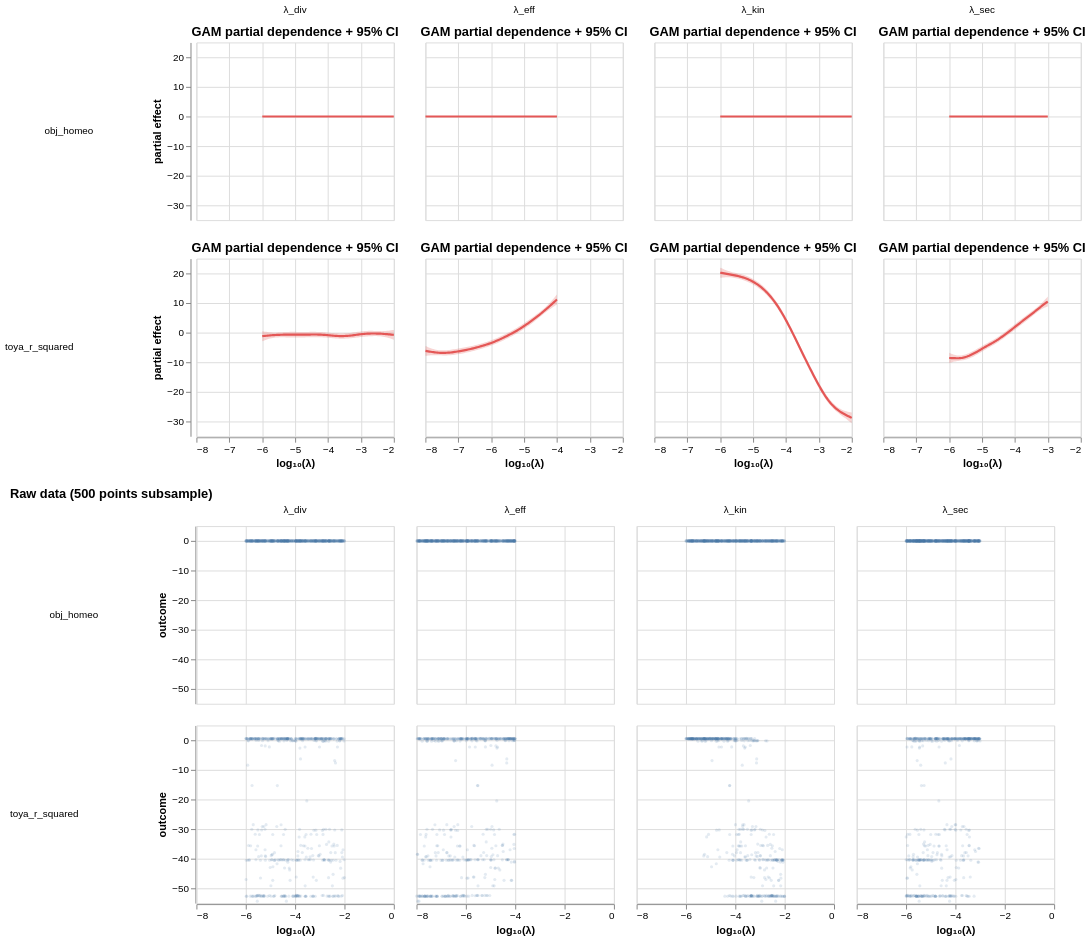

The notebook cell this image was saved under:
### Markdown cell above
### Partial dependence (line + 95% CI) and raw data (subsample)

`generate_X_grid` returns a single matrix `(n_grid, n_features)` — assign it to one variable, do not unpack like `XX, _ = ...`.

Partial dependence and raw scatter use different y-axes (model effect vs measured outcome), so they are shown as two faceted charts.

### Code cell
_N_GRID = 100
_pdp_rows: list[dict] = []
_scatter_rows: list[dict] = []
_rng = np.random.default_rng(0)
_sample_idx = _rng.choice(len(_df), size=min(500, len(_df)), replace=False)

for outcome in GAM_OUTCOMES:
    gam = _gam_models[outcome]
    for i, lam in enumerate(GAM_LAMBDA_COLS):
        XX = gam.generate_X_grid(term=i, n=_N_GRID)
        pd_list = gam.partial_dependence(term=i, X=XX, width=0.95)
        pdep, conf = pd_list[0], np.asarray(pd_list[1])
        x_vals = XX[:, i]
        ci_lo, ci_hi = conf[:, 0], conf[:, 1]
        for xi, yi, lo, hi in zip(x_vals, pdep, ci_lo, ci_hi):
            _pdp_rows.append(
                {
                    "outcome": outcome,
                    "predictor": GAM_PRETTY[lam],
                    "x": float(xi),
                    "y": float(yi),
                    "ci_lo": float(lo),
                    "ci_hi": float(hi),
                }
            )
        for idx in _sample_idx:
            _scatter_rows.append(
                {
                    "outcome": outcome,
                    "predictor": GAM_PRETTY[lam],
                    "x": float(_df[lam].iloc[idx]),
                    "y_raw": float(_df[outcome].iloc[idx]),
                }
            )

pdp_df = pd.DataFrame(_pdp_rows)
scatter_df = pd.DataFrame(_scatter_rows)

# Layer first, then facet (Altair does not allow layering already-faceted charts)
_band = (
    alt.Chart(pdp_df)
    .mark_area(opacity=0.25, color="#E45756")
    .encode(
        x=alt.X("x:Q", title="log₁₀(λ)"),
        y=alt.Y("ci_lo:Q", title="partial effect"),
        y2="ci_hi:Q",
    )
)
_line = (
    alt.Chart(pdp_df)
    .mark_line(strokeWidth=2.2, color="#E45756")
    .encode(
        x=alt.X("x:Q", title="log₁₀(λ)"),
        y=alt.Y("y:Q", title="partial effect"),
    )
)
pdp_chart = (
    alt.layer(_band, _line)
    .properties(width=200, height=180, title="GAM partial dependence + 95% CI")
    .facet(
        row=alt.Row("outcome:N", title=None, header=alt.Header(labelAngle=0)),
        column=alt.Column("predictor:N", title=None),
    )
)

scatter_chart = (
    alt.Chart(scatter_df)
    .mark_circle(size=10, opacity=0.15, color="#4C78A8")
    .encode(
        x=alt.X("x:Q", title="log₁₀(λ)"),
        y=alt.Y("y_raw:Q", title="outcome"),
        row=alt.Row("outcome:N", title=None, header=alt.Header(labelAngle=0)),
        column=alt.Column("predictor:N", title=None),
    )
    .properties(width=200, height=180, title="Raw data (500 points subsample)")
)

pdp_chart & scatter_chart

### Figure 1 — Vega-Lite specification as saved in the notebook (floating-point values rounded to 4 significant figures; data arrays with more than 128 entries replaced by an {"elided": "..."} marker saying what was removed)
{"config": {"view": {"continuousWidth": 300, "continuousHeight": 300}}, "vconcat": [{"data": {"name": "data-fd93dcd35fd2ed8bf531a721b7a5ca44"}, "facet": {"column": {"field": "predictor", "title": null, "type": "nominal"}, "row": {"field": "outcome", "header": {"labelAngle": 0}, "title": null, "type": "nominal"}}, "spec": {"layer": [{"mark": {"type": "area", "color": "#E45756", "opacity": 0.25}, "encoding": {"x": {"field": "x", "title": "log₁₀(λ)", "type": "quantitative"}, "y": {"field": "ci_lo", "title": "partial effect", "type": "quantitative"}, "y2": {"field": "ci_hi"}}}, {"mark": {"type": "line", "color": "#E45756", "strokeWidth": 2.2}, "encoding": {"x": {"field": "x", "title": "log₁₀(λ)", "type": "quantitative"}, "y": {"field": "y", "title": "partial effect", "type": "quantitative"}}}], "height": 180, "title": "GAM partial dependence + 95% CI", "width": 200}}, {"data": {"name": "data-8e1fbd65da0ebce15d4abf52cdcf6fe7"}, "mark": {"type": "circle", "color": "#4C78A8", "opacity": 0.15, "size": 10}, "encoding": {"column": {"field": "predictor", "title": null, "type": "nominal"}, "row": {"field": "outcome", "header": {"labelAngle": 0}, "title": null, "type": "nominal"}, "x": {"field": "x", "title": "log₁₀(λ)", "type": "quantitative"}, "y": {"field": "y_raw", "title": "outcome", "type": "quantitative"}}, "height": 180, "title": "Raw data (500 points subsample)", "width": 200}], "$schema": "https://vega.github.io/schema/vega-lite/v5.20.1.json", "datasets": {"data-fd93dcd35fd2ed8bf531a721b7a5ca44": {"elided": "800 records"}, "data-8e1fbd65da0ebce15d4abf52cdcf6fe7": {"elided": "4000 records"}}}
